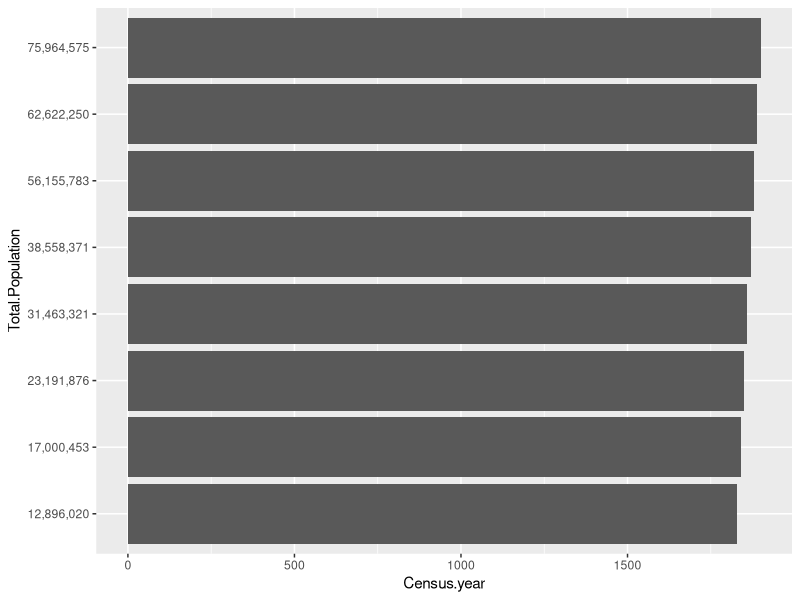
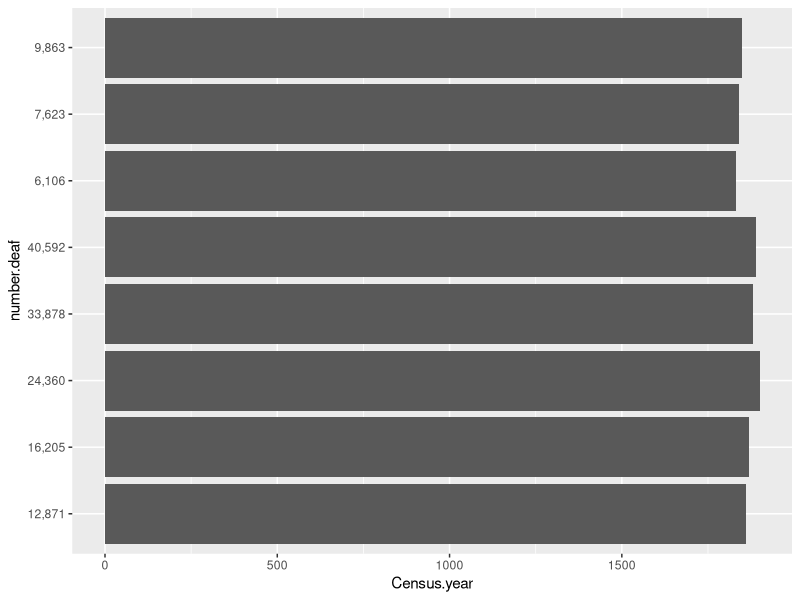

Reproduce these figures in R, in order.
getwd()
setwd("/Users/JannelleLegg/Clio3/week5")
list.files()
install.packages("ggplot2")
library(ggplot2)


deaf <- read.csv("Number of deaf and dumb and the ratio per million of total population 1830-1900.csv")
dim(deaf)
head(deaf)
length(deaf)
deaf

ggplot(data=deaf,aes(x=Census.year,y=Total.Population)) + geom_bar(stat="identity")
#broken - doesn't show a comparison

ggplot(data=deaf,aes(x=Census.year,y=number.deaf)) + geom_bar(stat="identity")
# broken - pulling number of deaf in order of column, not static)



#summary(ma.data) lets you look at information about the data - helpful
